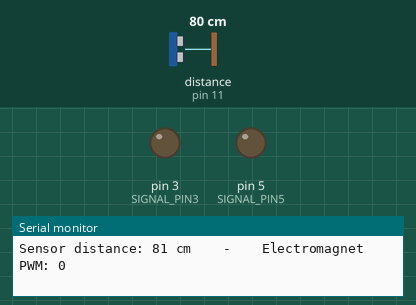
This sketch was run on a simulated Arduino Uno, built with avr-gcc and run on an emulated ATmega328P. Shown: output pins drawn as LEDs (lit = HIGH), the last lines printed to the serial monitor. Inputs (shaded band) come from the test bench; at power-on: distance to the obstacle (sensor on pin 11) 80 cm. The echo pulse lasts 58.3 µs per cm.

Above: at 1.2 s.
1.3 s: distance to the obstacle (sensor on pin 11) set to 64 cm
2.8 s: distance to the obstacle (sensor on pin 11) set to 56 cm
At 3.8 s:
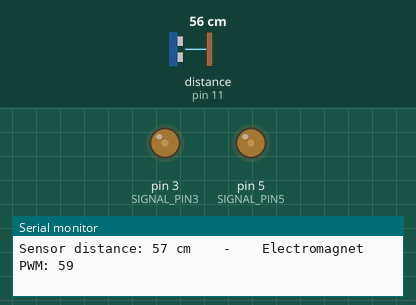
4.3 s: distance to the obstacle (sensor on pin 11) set to 2 cm
At 4.7 s:
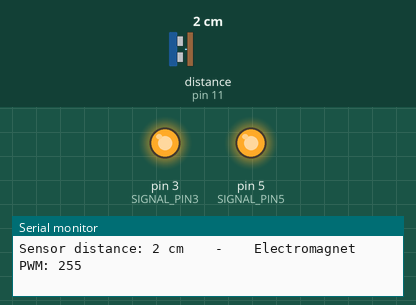
5.8 s: distance to the obstacle (sensor on pin 11) set to 13 cm
At 6.6 s:
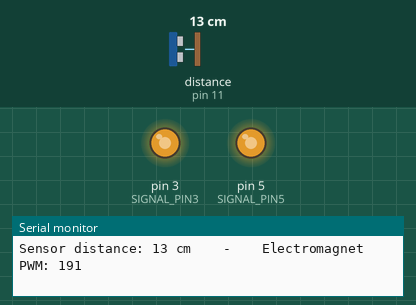
7.3 s: distance to the obstacle (sensor on pin 11) set to 35 cm
At 7.8 s:
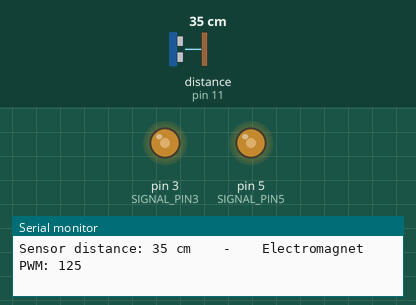
Timing chart, 0 to 9.8 s (numbered marks = the images above; inputs shaded):
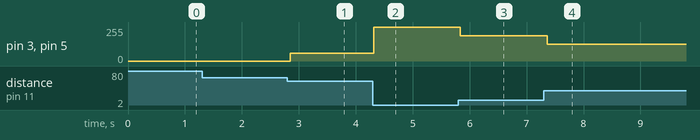

Measured:
- the behaviour switches between 60 and 59 cm on distance to the obstacle (sensor on pin 11) (found by bisection; images 0 and 1)
- after the input at 2.8 s, pin 3 (SIGNAL_PIN3), pin 5 (SIGNAL_PIN5): 0/255 → 59/255 after 0.05 s
- after the input at 4.3 s, pin 3 (SIGNAL_PIN3), pin 5 (SIGNAL_PIN5): 59/255 → 255/255 at once
- after the input at 5.8 s, pin 3 (SIGNAL_PIN3), pin 5 (SIGNAL_PIN5): 255/255 → 191/255 at once
- after the input at 7.3 s, pin 3 (SIGNAL_PIN3), pin 5 (SIGNAL_PIN5): 191/255 → 125/255 after 0.07 s

The sketch:

sketch_brief1.ino
```cpp
#include <NewPing.h>

#include <NewPing.h>
#define TRIGGER_PIN 12   // Trigger pin on the ultrasonic sensor
#define ECHO_PIN 11      // Echo pin on the ultrasonic sensor
#define MAX_DISTANCE 200 // Maximum distance in cm
#define SIGNAL_PIN3 3     // Output pin (PWM to electromagnet)
#define SIGNAL_PIN5 5
NewPing sonar(TRIGGER_PIN, ECHO_PIN, MAX_DISTANCE);
void setup() {
  pinMode(SIGNAL_PIN3, OUTPUT);
  pinMode(SIGNAL_PIN5, OUTPUT);
  Serial.begin(9600); // Start serial monitor
}
void loop() {
  int sensor = sonar.ping_cm();  // Get distance in cm
  int magnetism = 0;             // PWM value for electromagnet
  // --- PWM control logic ---
  if (sensor > 0 && sensor <= 10) {
    // Close range → full strength
    magnetism = 255;
  } else if (sensor > 10 && sensor <= 60) {
    // Medium range → mapped strength
    magnetism = map(sensor, 10, 60, 200, 50);
  } else {
    // Out of range → off
    magnetism = 0;
  }
  analogWrite(SIGNAL_PIN3, magnetism);
  analogWrite(SIGNAL_PIN5, magnetism);
  // --- Sensor reading ---
  Serial.print("Sensor distance: ");
  Serial.print(sensor);
  Serial.print(" cm");
  Serial.print("    -    ");
  // --- Print PWM value ---
  Serial.print("Electromagnet PWM: ");
  Serial.println(magnetism);
  delay(100); // Slight delay for stability
}
```
